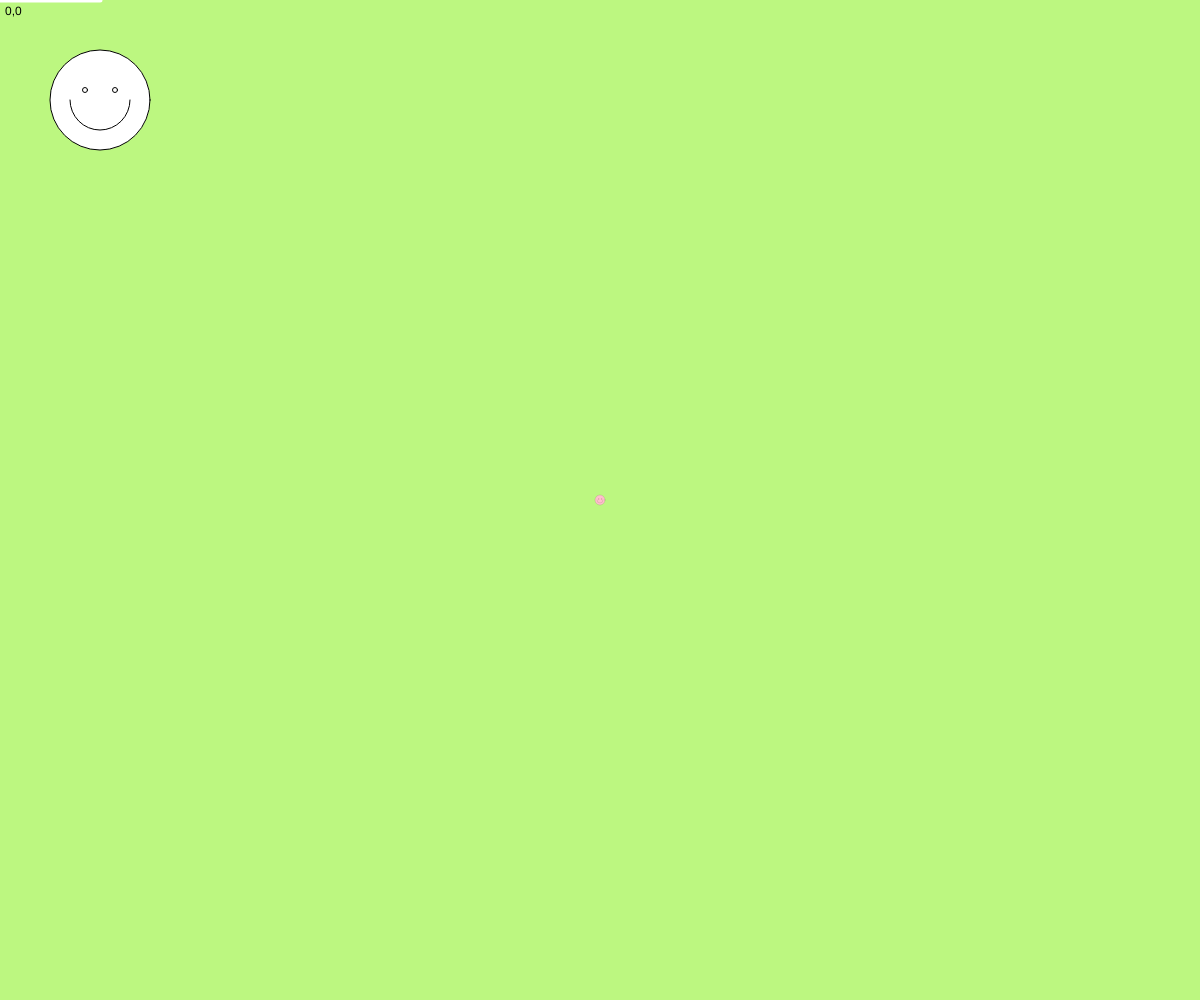
Frame 1 (no input)
Frame 60 (no input): identical to frame 1, image omitted
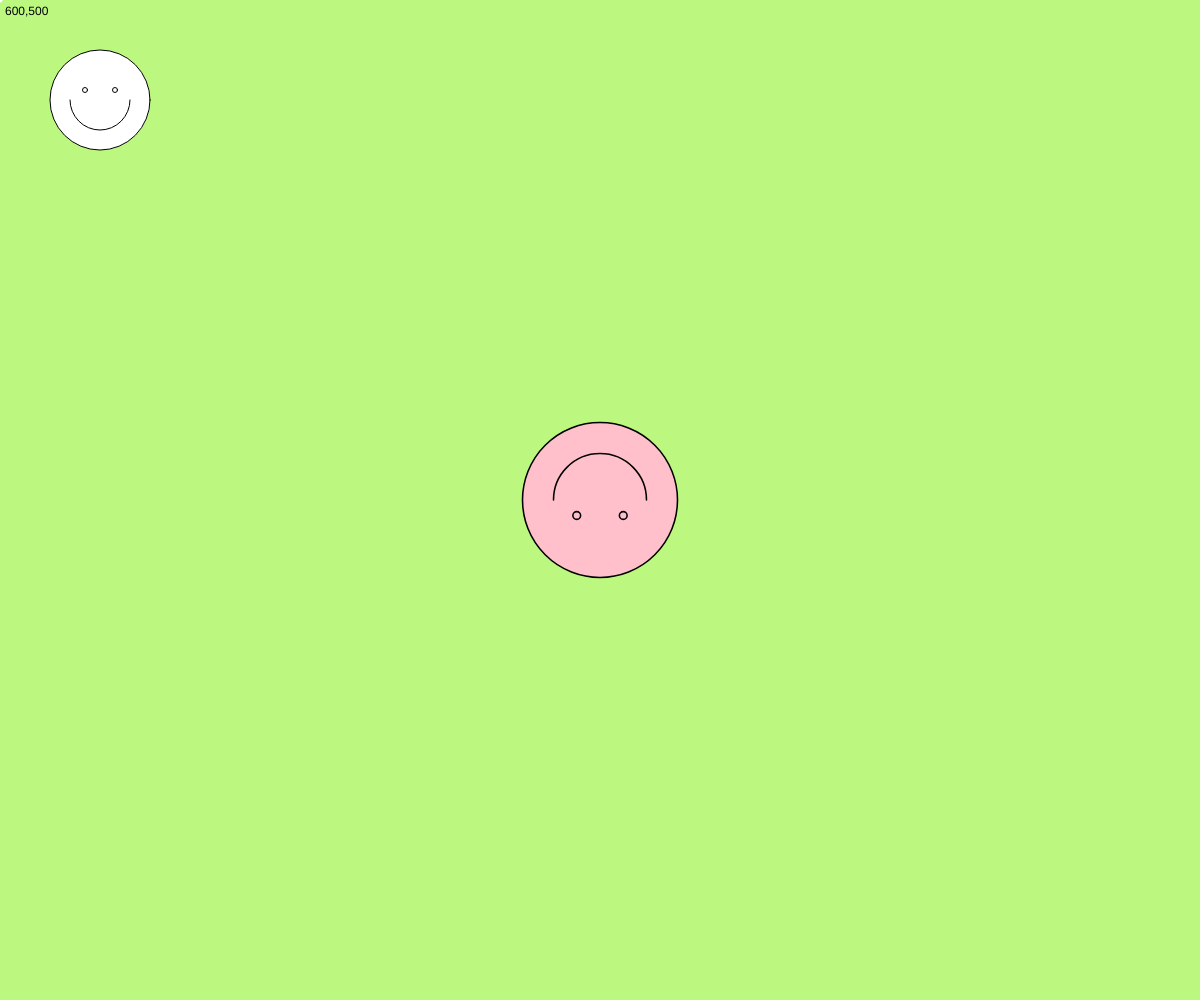
Frame 120 (the mouse pressed at the canvas centre since frame 60)

The p5.js sketch that drew these frames (run headless with seeded random() and noise() and a simulated clock; from frame 60 on, the mouse is pressed at the canvas centre):

// p5.js sketch
// ── sketch.js


function setup() {
  createCanvas(windowWidth, windowHeight);
  
}

function draw() {

  // any transformations are reset at the beginning of
  // draw
  background("#bcf780ff");
  circle(100,100,100);
  circle(85,90,5);
  circle(115,90,5)
  arc(100,100,60,60,0,PI);

  push();
  rotate(radians(mouseX));
  stroke("white");
  strokeWeight(5);
  line(0,0,100,0);
  pop();

  // translate is a TRANSFORMATION function
  // it moves the coordinate matrix according to
  // a new set of coordinates, which become
  // the "new" 0,0

  // push and pop ISOLATE a transformation
  // anything enclosed within push and pop only applies
  // within that enclosure
  
  push(); // push indicates the beginning of an isolated block
  fill("pink");
  translate(width/2,height/2);

  let angle;
  // map is a function that scales numbers proportionately
  // parameters:
  // 1: input variable to scale
  // 2: input low end of input range
  // 3: high end of input range
  // 4: low end of output range
  // 5: high end of output range
  angle = map(mouseX,0,width,0,360);

  rotate(radians(angle));

  let scaleFactor; // making a variable to hold scale amount
  scaleFactor = map(mouseY,0,height,0.1,3);

  // scale makes the coordinate system larger or smaller
  // it takes a "factor" as a parameter
  // if you supply 2 parameters, it scales differently
  // on x and y axes

  scale(scaleFactor);

  circle(0,0,100);
  circle(-15,-10,5);
  circle(15,-10,5);
  arc(0,0,60,60,0,PI);
  pop(); // pop indicates the end of an isolated block

  // text function: text, x, y, of top left corner
  text(mouseX + "," + mouseY,5,15);
}
